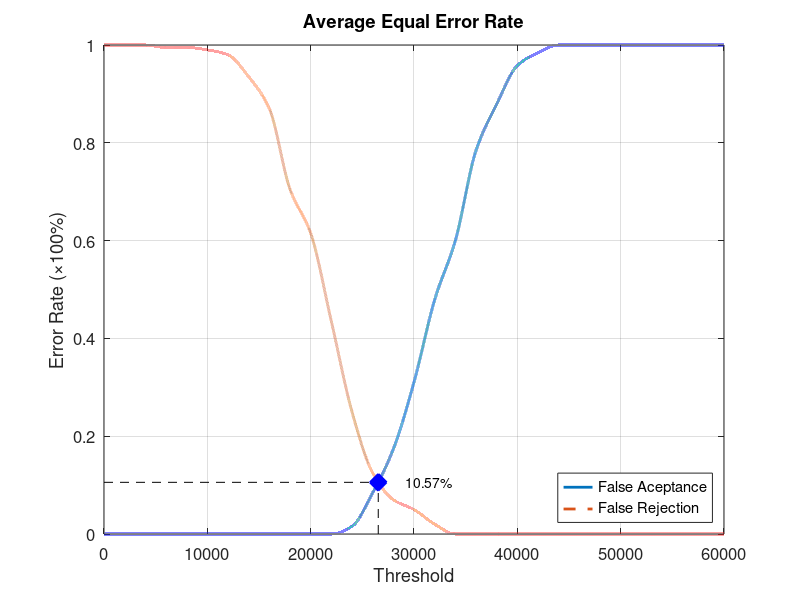
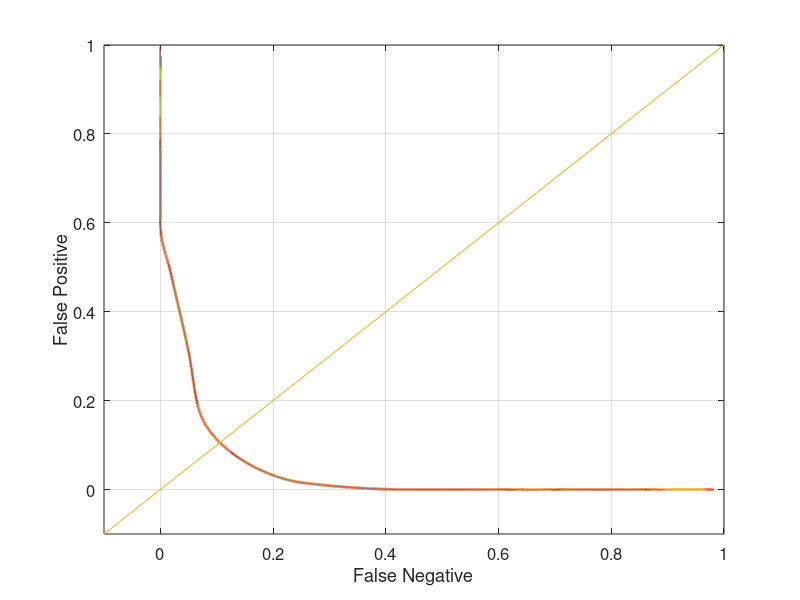

These figures' MATLAB source, in order:
function yEER = Database1_3
close all;
clear;
clc;
x = 0:2000:60000;
xq = 0:0.5:60000;

y0 = [0 0 0 0 0 0 0 0 0 0 0 0 0.0157895 0.0842105 0.173684 0.310526 0.478947 0.6 0.784211 0.878947 0.957895 0.984211 1 1 1 1 1 1 1 1 1];
yy0 = interp1(x, y0, xq, 'pchip');
y1 = [1 1 1 0.995 0.995 0.99 0.98 0.935 0.87 0.705 0.615 0.435 0.25 0.125 0.07 0.05 0.02 0 0 0 0 0 0 0 0 0 0 0 0 0 0];
yy1 = interp1(x, y1, xq, 'pchip');

% Calculating EER: 
y2 = abs(y0 - y1);
find(y2 == min(y2))
yy2 = abs(yy0 - yy1);
xEER = find(yy2 == min(yy2));
xEERIndex = xq(xEER) % X-axis EER
yEER = yy0(xEER) % Y-axis EER

main = figure
plot(xq, yy0,'-','LineWidth', 2);	hold on
plot(xq, yy1,'--','LineWidth', 2);	hold on
plot([xEERIndex xEERIndex], [0 yEER], 'k--');	hold on
plot([0 xEERIndex], [yEER yEER], 'k--');	hold on
plot(xEERIndex, yEER, 'bx', 'LineWidth', 10);	hold on
text(xEERIndex + 10 * xEERIndex / 100, yEER, [num2str(round((10000 * yEER)) / 100) '%'])
legend('False Aceptance', 'False Rejection', 'Location', 'SouthEast')
xlabel('Threshold')
ylabel('Error Rate (\times100%)')
title('Average Equal Error Rate')
set(gca, 'FontSize', 12)
axis([0 60000 0 1])
grid on

print(main, 'Database1_3Main', '-dpng');
FNRxFPR = figure('Color', [1 1 1]);
plot(yy1, yy0, '-', yy1, yy0, 'LineWidth', 2);
hold on
y = -0.1:0.1:1
plot(y, y); 
set(gca, 'FontSize', 12)
xlabel('False Negative')
ylabel('False Positive')
axis([-0.1 1 -0.1 1])
set(gca, 'FontSize', 12)
grid on

print(FNRxFPR, 'Database1_3FNRxFPR','-dpng');
end
